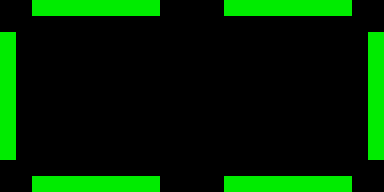

Rendered tile map (Tiled .tmx) drawn with the repository's tilesets; below, a short description and the map source with its tile grids summarised:
An orthogonal 24x12 tile map with 16x16 px tiles, 1 tile layer (tile) and 6 objects.

<map version="1.2" tiledversion="1.2.4" orientation="orthogonal" renderorder="right-down" width="24" height="12" tilewidth="16" tileheight="16" infinite="0" nextlayerid="3" nextobjectid="31">
 <tileset firstgid="1" source="green_title.tsx" />
 <layer id="1" name="tile" width="24" height="12">
  <data>[288 cells, 48 non-empty, 1 distinct tile ids]</data>
 </layer>
 <objectgroup id="2" name="object">
  <object id="23" x="31.875" y="0" width="128.25" height="15.6818" />
  <object id="26" x="223.75" y="0.1591" width="128.25" height="15.6818" />
  <object id="27" x="223.875" y="176.284" width="128.25" height="15.6818" />
  <object id="28" x="31.625" y="176.159" width="128.25" height="15.6818" />
  <object id="29" x="0.25" y="32" width="15.875" height="127.75" />
  <object id="30" x="368.063" y="32.0625" width="15.875" height="127.75" />
 </objectgroup>
</map>
